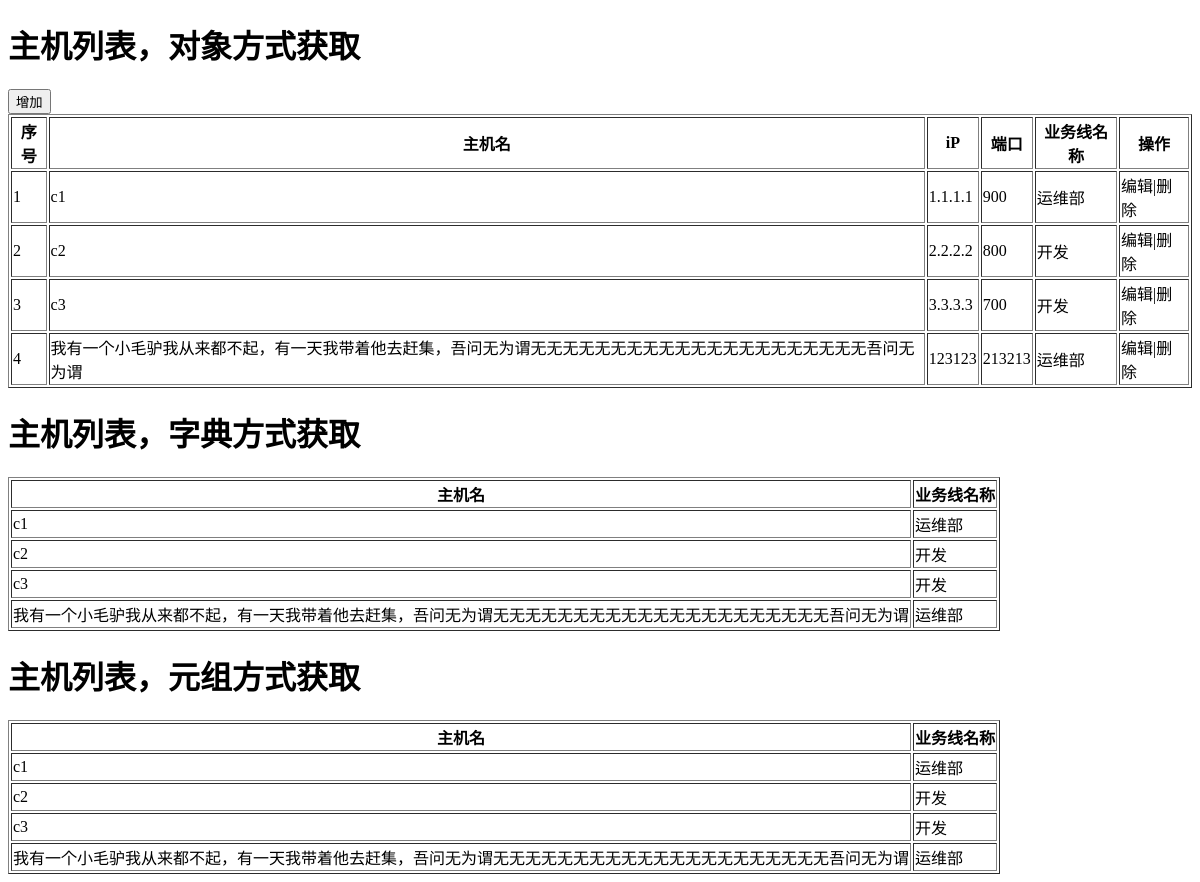
The app's page /host, older data.
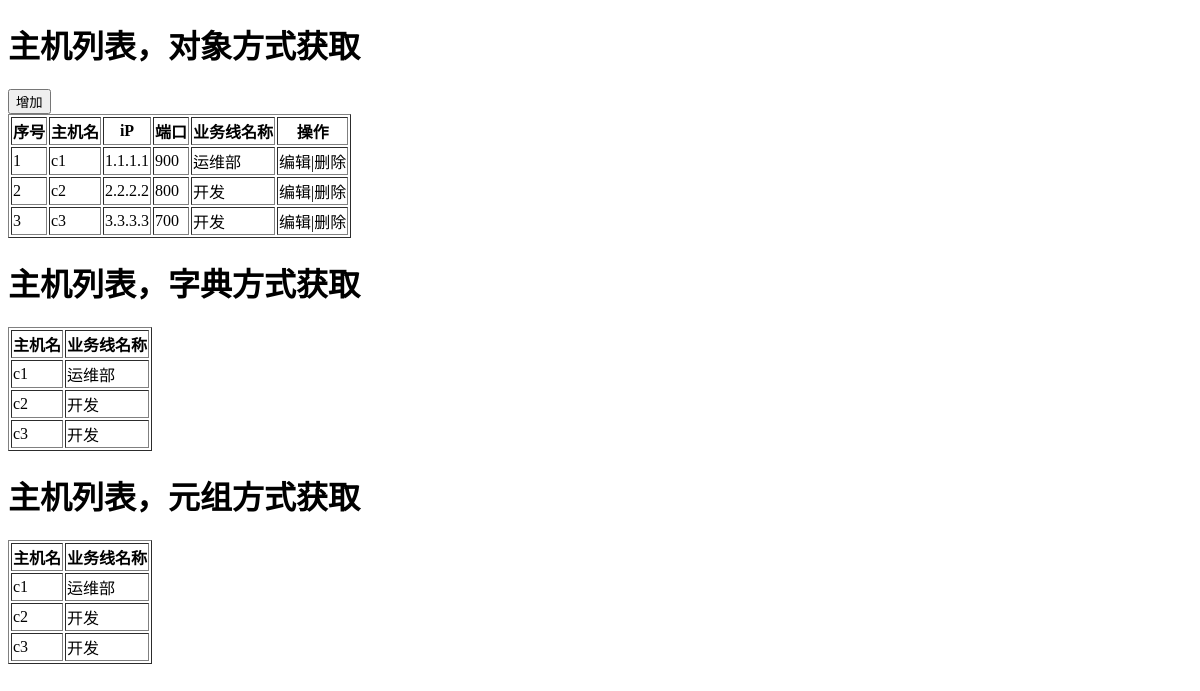
The same page, newer data.
### app01/models.py (models this page shows)
class Host(models.Model):
    nid = models.AutoField(primary_key=True)  # 主键一般自动生成，也可以自己设定，但是需要声明primary_key
    hostname = models.CharField(max_length=32, db_index=True)  # db_index添加索引
    ip = models.GenericIPAddressField(protocol="ipv4", db_index=True)  # db_index添加索引设置字段为ip模式
    port = models.IntegerField()
    b = models.ForeignKey(to="Business", to_field='id')

class Business(models.Model):
    caption = models.CharField(max_length=32)
    code = models.CharField(max_length=32, null=True, default="SA")

### app01/views.py (the view, shortened to what this page needs)
# urls.py: url(r'^host$', views.host),
def host(request):
    for k,v in request.environ.items():
        print k,'---->',v
    if request.method=="GET":
        v1 = models.Host.objects.all()
        v2 = models.Host.objects.filter(nid__gt=0) .values('nid','hostname','b_id','b__caption')
        v3 = models.Host.objects.filter(nid__gt=0) .values_list('nid','hostname','b_id','b__caption')
        b_list=models.Business.objects.all()
        return render(request, 'host.html', {'v1': v1,'v2':v2,'v3':v3,'b_list':b_list})

### templates/host.html (shortened to what this page needs)
<!DOCTYPE html>
<html lang="en">
<head>
</head>
<body>
<h1>主机列表，对象方式获取</h1>
    <input type="button" id="addhost"  value="增加"/>
    <table border="1">
        <thead>
            <tr>
                <th>序号</th>
                <th>主机名</th>
                <th>iP</th>
                <th>端口</th>
                <th>业务线名称</th>
                <th>操作</th>
            </tr>
        </thead>
        <tbody>
            {% for row in v1 %}
            <tr hid="{{ row.nid }}" bid="{{ row.b_id }}"/>
                <td>{{forloop.counter }}</td>
                <td>{{ row.hostname }}</td>
                <td>{{ row.ip }}</td>
                <td>{{ row.port }}</td>
                <td>{{ row.b.caption }}</td>
                <td><a class="edit">编辑</a>|<a class="delete">删除</a></td>
            {% endfor %}
        </tbody>
    </table>
<h1>主机列表，字典方式获取</h1>
    <table border="1">
        <thead>
            <tr>
                <th>主机名</th>
                <th>业务线名称</th>
            </tr>
        </thead>
        <tbody>
            {% for row in v2 %}
                <tr hid="{{ row.nid }}" bid="{{ row.b_id }}"/>
                     <td>{{ row.hostname }}</td>
                     <td>{{ row.b__caption }}</td>
            {% endfor %}
        </tbody>
    </table>
<h1>主机列表，元组方式获取</h1>
    <table border="1">
        <thead>
            <tr>
                <th>主机名</th>
                <th>业务线名称</th>
            </tr>
        </thead>
        <tbody>
            {% for row in v3 %}
                <tr hid="{{ row.0 }}" bid="{{ row.2 }}"/>
                     <td>{{ row.1 }}</td>
                     <td>{{ row.3 }}</td>
            {% endfor %}
        </tbody>
    </table>
</body>
</html>

Row changes from the older to the newer data that the page shows:
removed Host: hostname "我有一个小毛驴我从来都不起，有一天我带着他去赶集，吾问无为谓无无无无无无无无无无无无无无无无无无无无无吾问无为谓", ip "123123", port "213213", b.caption "运维部", b__caption "运维部", row "运维部"
